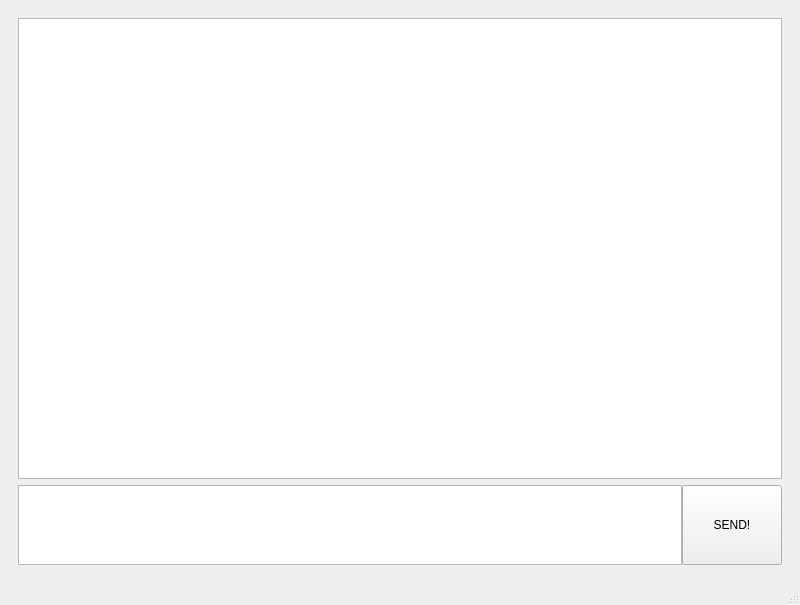
<?xml version="1.0" encoding="UTF-8"?>
<ui version="4.0">
 <class>Pasidelki</class>
 <widget class="QMainWindow" name="Pasidelki">
  <property name="geometry">
   <rect>
    <x>0</x>
    <y>0</y>
    <width>800</width>
    <height>605</height>
   </rect>
  </property>
  <property name="windowTitle">
   <string>Pasidelki</string>
  </property>
  <widget class="QWidget" name="centralwidget">
   <layout class="QHBoxLayout" name="horizontalLayout">
    <item>
     <widget class="QStackedWidget" name="stackedWidget">
      <property name="currentIndex">
       <number>1</number>
      </property>
      <widget class="QWidget" name="page">
       <layout class="QVBoxLayout" name="verticalLayout_4">
        <item>
         <spacer name="verticalSpacer">
          <property name="orientation">
           <enum>Qt::Orientation::Vertical</enum>
          </property>
          <property name="sizeHint" stdset="0">
           <size>
            <width>20</width>
            <height>150</height>
           </size>
          </property>
         </spacer>
        </item>
        <item>
         <layout class="QHBoxLayout" name="horizontalLayout_3">
          <item>
           <spacer name="horizontalSpacer">
            <property name="orientation">
             <enum>Qt::Orientation::Horizontal</enum>
            </property>
            <property name="sizeHint" stdset="0">
             <size>
              <width>40</width>
              <height>20</height>
             </size>
            </property>
           </spacer>
          </item>
          <item>
           <widget class="QGroupBox" name="groupBox">
            <property name="title">
             <string>Login info</string>
            </property>
            <layout class="QVBoxLayout" name="verticalLayout_3">
             <item>
              <layout class="QHBoxLayout" name="horizontalLayout_2">
               <item>
                <layout class="QVBoxLayout" name="verticalLayout_2">
                 <item>
                  <widget class="QLabel" name="label_3">
                   <property name="text">
                    <string>Ip:</string>
                   </property>
                  </widget>
                 </item>
                 <item>
                  <widget class="QLabel" name="label_2">
                   <property name="text">
                    <string>Port:</string>
                   </property>
                  </widget>
                 </item>
                 <item>
                  <widget class="QLabel" name="label">
                   <property name="text">
                    <string>Login:</string>
                   </property>
                  </widget>
                 </item>
                </layout>
               </item>
               <item>
                <layout class="QVBoxLayout" name="verticalLayout">
                 <item>
                  <widget class="QLineEdit" name="le_address"/>
                 </item>
                 <item>
                  <widget class="QSpinBox" name="sb_port"/>
                 </item>
                 <item>
                  <widget class="QLineEdit" name="le_login"/>
                 </item>
                </layout>
               </item>
              </layout>
             </item>
             <item>
              <widget class="QPushButton" name="b_login">
               <property name="text">
                <string>Login</string>
               </property>
              </widget>
             </item>
            </layout>
           </widget>
          </item>
          <item>
           <spacer name="horizontalSpacer_2">
            <property name="orientation">
             <enum>Qt::Orientation::Horizontal</enum>
            </property>
            <property name="sizeHint" stdset="0">
             <size>
              <width>40</width>
              <height>20</height>
             </size>
            </property>
           </spacer>
          </item>
         </layout>
        </item>
        <item>
         <spacer name="verticalSpacer_2">
          <property name="orientation">
           <enum>Qt::Orientation::Vertical</enum>
          </property>
          <property name="sizeHint" stdset="0">
           <size>
            <width>20</width>
            <height>150</height>
           </size>
          </property>
         </spacer>
        </item>
       </layout>
      </widget>
      <widget class="QWidget" name="page_2">
       <layout class="QVBoxLayout" name="verticalLayout_5">
        <item>
         <widget class="QTextEdit" name="te_chat"/>
        </item>
        <item>
         <layout class="QHBoxLayout" name="horizontalLayout_4">
          <property name="spacing">
           <number>0</number>
          </property>
          <property name="sizeConstraint">
           <enum>QLayout::SizeConstraint::SetMinimumSize</enum>
          </property>
          <item>
           <widget class="QTextEdit" name="te_message">
            <property name="sizePolicy">
             <sizepolicy hsizetype="Expanding" vsizetype="Minimum">
              <horstretch>0</horstretch>
              <verstretch>0</verstretch>
             </sizepolicy>
            </property>
            <property name="minimumSize">
             <size>
              <width>0</width>
              <height>80</height>
             </size>
            </property>
            <property name="maximumSize">
             <size>
              <width>16777215</width>
              <height>80</height>
             </size>
            </property>
           </widget>
          </item>
          <item>
           <widget class="QPushButton" name="b_send">
            <property name="minimumSize">
             <size>
              <width>100</width>
              <height>80</height>
             </size>
            </property>
            <property name="maximumSize">
             <size>
              <width>100</width>
              <height>80</height>
             </size>
            </property>
            <property name="text">
             <string>SEND!</string>
            </property>
           </widget>
          </item>
         </layout>
        </item>
       </layout>
      </widget>
     </widget>
    </item>
   </layout>
  </widget>
  <widget class="QMenuBar" name="menubar">
   <property name="geometry">
    <rect>
     <x>0</x>
     <y>0</y>
     <width>800</width>
     <height>29</height>
    </rect>
   </property>
  </widget>
  <widget class="QStatusBar" name="statusbar"/>
 </widget>
 <resources/>
 <connections/>
</ui>
